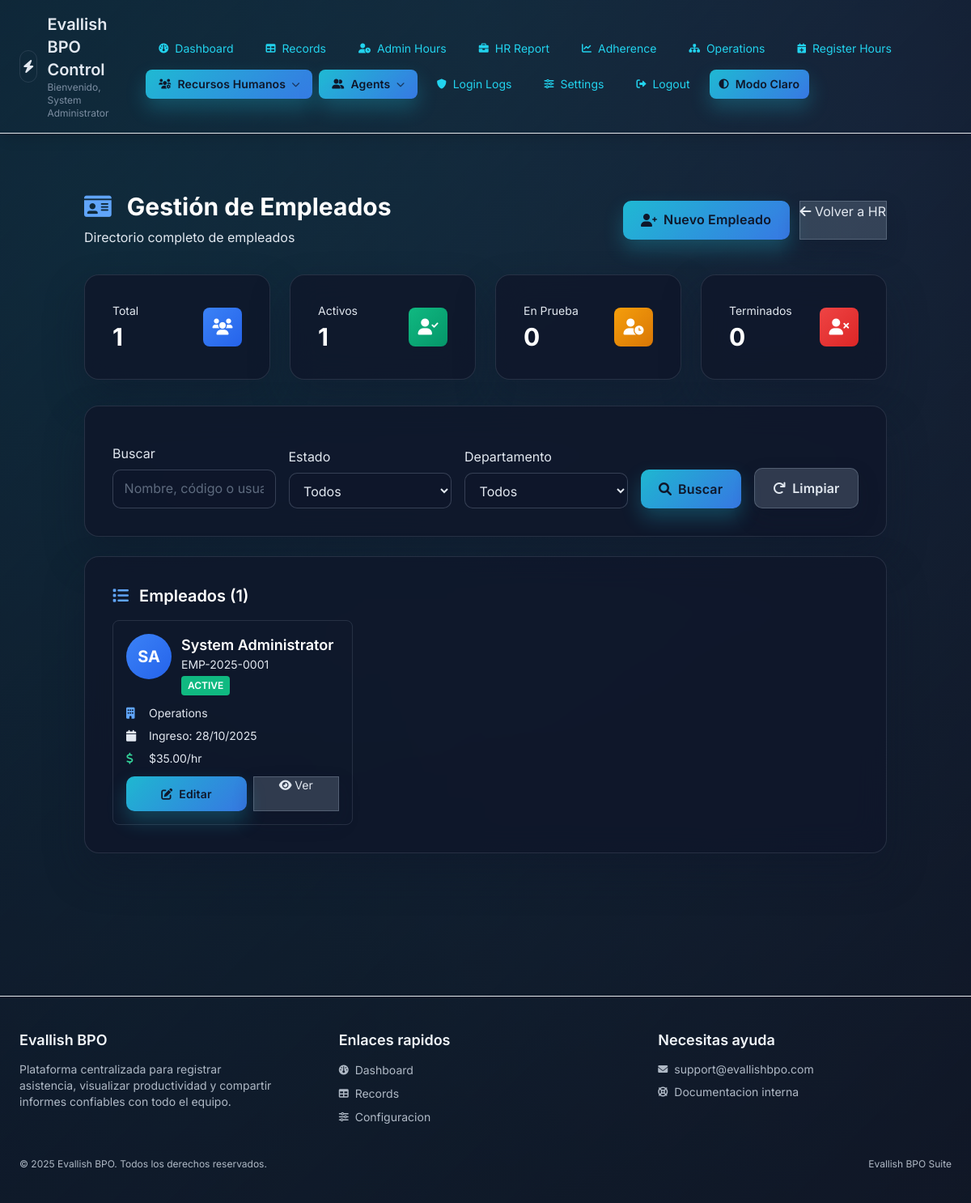
The app's page /hr/employees.php (signed in) with its own data.
### tables this page shows
CREATE TABLE `employees` (
  `id` int(10) UNSIGNED NOT NULL,
  `user_id` int(10) UNSIGNED NOT NULL,
  `employee_code` varchar(20) NOT NULL,
  `first_name` varchar(100) NOT NULL,
  `last_name` varchar(100) NOT NULL,
  `email` varchar(150) DEFAULT NULL,
  `phone` varchar(20) DEFAULT NULL,
  `mobile` varchar(20) DEFAULT NULL,
  `birth_date` date DEFAULT NULL,
  `hire_date` date NOT NULL,
  `termination_date` date DEFAULT NULL,
  `address` text DEFAULT NULL,
  `city` varchar(100) DEFAULT NULL,
  `state` varchar(100) DEFAULT NULL,
  `postal_code` varchar(20) DEFAULT NULL,
  `country` varchar(100) DEFAULT 'República Dominicana',
  `emergency_contact_name` varchar(150) DEFAULT NULL,
  `emergency_contact_phone` varchar(20) DEFAULT NULL,
  `emergency_contact_relationship` varchar(50) DEFAULT NULL,
  `identification_type` varchar(50) DEFAULT NULL COMMENT 'Cédula, Pasaporte, etc.',
  `identification_number` varchar(50) DEFAULT NULL,
  `blood_type` varchar(5) DEFAULT NULL,
  `marital_status` varchar(20) DEFAULT NULL,
  `gender` varchar(20) DEFAULT NULL,
  `position` varchar(150) DEFAULT NULL,
  `department_id` int(10) UNSIGNED DEFAULT NULL,
  `supervisor_id` int(10) UNSIGNED DEFAULT NULL,
  `employment_status` varchar(50) NOT NULL DEFAULT 'ACTIVE' COMMENT 'ACTIVE, TRIAL, SUSPENDED, TERMINATED',
  `employment_type` varchar(50) DEFAULT 'FULL_TIME' COMMENT 'FULL_TIME, PART_TIME, CONTRACT, INTERN',
  `notes` text DEFAULT NULL,
  `profile_photo` varchar(255) DEFAULT NULL,
  `created_at` timestamp NOT NULL DEFAULT current_timestamp(),
  `updated_at` timestamp NULL DEFAULT NULL ON UPDATE current_timestamp()
);

CREATE TABLE `departments` (
  `id` int(10) UNSIGNED NOT NULL,
  `name` varchar(150) NOT NULL,
  `description` text DEFAULT NULL,
  `created_at` timestamp NOT NULL DEFAULT current_timestamp(),
  `updated_at` timestamp NULL DEFAULT NULL ON UPDATE current_timestamp()
);

CREATE TABLE `users` (
  `id` int(10) UNSIGNED NOT NULL,
  `username` varchar(50) NOT NULL,
  `employee_code` varchar(20) DEFAULT NULL,
  `full_name` varchar(150) NOT NULL,
  `password` varchar(255) NOT NULL COMMENT 'Passwords are stored as plain text by the current application.',
  `role` varchar(50) NOT NULL DEFAULT 'AGENT',
  `hourly_rate` decimal(10,2) NOT NULL DEFAULT 0.00,
  `monthly_salary` decimal(12,2) NOT NULL DEFAULT 0.00,
  `hourly_rate_dop` decimal(12,2) NOT NULL DEFAULT 0.00,
  `monthly_salary_dop` decimal(14,2) NOT NULL DEFAULT 0.00,
  `preferred_currency` varchar(3) NOT NULL DEFAULT 'USD',
  `department_id` int(10) UNSIGNED DEFAULT NULL,
  `exit_time` time DEFAULT NULL COMMENT 'Hora de salida personalizada para este empleado',
  `overtime_multiplier` decimal(4,2) DEFAULT NULL COMMENT 'Multiplicador personalizado de horas extras (NULL = usar configuracion global)',
  `reset_token` varchar(64) DEFAULT NULL,
  `token_expiry` datetime DEFAULT NULL,
  `created_at` timestamp NOT NULL DEFAULT current_timestamp()
);

### hr/employees.php (the view, shortened to what this page needs)
<?php
require_once '../db.php';
$theme = $_SESSION['theme'] ?? 'dark';
$bodyClass = $theme === 'light' ? 'theme-light' : 'theme-dark';
$statusFilter = $_GET['status'] ?? 'all';
$departmentFilter = $_GET['department'] ?? 'all';
$searchQuery = $_GET['search'] ?? '';
$query = "
    SELECT e.*, u.username, u.hourly_rate, u.role, d.name as department_name,
           DATEDIFF(CURDATE(), e.hire_date) as days_employed,
           YEAR(CURDATE()) - YEAR(e.birth_date) as age
    FROM employees e
    JOIN users u ON u.id = e.user_id
    LEFT JOIN departments d ON d.id = e.department_id
    WHERE 1=1
";
$params = [];
$query .= " ORDER BY e.last_name, e.first_name";
$stmt = $pdo->prepare($query);
$stmt->execute($params);
$employees = $stmt->fetchAll(PDO::FETCH_ASSOC);
$stats = [
    'total' => $pdo->query("SELECT COUNT(*) FROM employees")->fetchColumn(),
    'active' => $pdo->query("SELECT COUNT(*) FROM employees WHERE employment_status = 'ACTIVE'")->fetchColumn(),
    'trial' => $pdo->query("SELECT COUNT(*) FROM employees WHERE employment_status = 'TRIAL'")->fetchColumn(),
    'terminated' => $pdo->query("SELECT COUNT(*) FROM employees WHERE employment_status = 'TERMINATED'")->fetchColumn(),
];
?>
<!DOCTYPE html>
<html lang="es">
<head>
    <link href="https://cdn.jsdelivr.net/npm/tailwindcss@2.2.19/dist/tailwind.min.css" rel="stylesheet">
    <link href="https://cdnjs.cloudflare.com/ajax/libs/font-awesome/6.0.0/css/all.min.css" rel="stylesheet">
    <link href="../assets/css/theme.css" rel="stylesheet">
</head>
<body class="<?= htmlspecialchars($bodyClass) ?>">
    <?php include '../header.php'; ?>
    <div class="container mx-auto px-4 py-8">
        <div class="flex justify-between items-center mb-8">
            <div>
                <h1 class="text-3xl font-bold text-white mb-2">
                    <i class="fas fa-id-card text-blue-400 mr-3"></i>
                    Gestión de Empleados
                </h1>
                <p class="text-slate-400">Directorio completo de empleados</p>
            </div>
            <div class="flex gap-3">
                <a href="../register.php" class="btn-primary">
                    <i class="fas fa-user-plus"></i>
                    Nuevo Empleado
                </a>
                <a href="index.php" class="btn-secondary">
                    <i class="fas fa-arrow-left"></i>
                    Volver a HR
                </a>
            </div>
        </div>
        <div class="grid grid-cols-1 md:grid-cols-4 gap-6 mb-8">
            <div class="glass-card">
                <div class="flex items-center justify-between">
                    <div>
                        <p class="text-slate-400 text-sm mb-1">Total</p>
                        <h3 class="text-3xl font-bold text-white"><?= $stats['total'] ?></h3>
                    </div>
                    <div class="w-12 h-12 rounded-lg flex items-center justify-center" style="background: linear-gradient(135deg, #3b82f6 0%, #2563eb 100%);">
                        <i class="fas fa-users text-white text-xl"></i>
                    </div>
                </div>
            </div>
            <div class="glass-card">
                <div class="flex items-center justify-between">
                    <div>
                        <p class="text-slate-400 text-sm mb-1">Activos</p>
                        <h3 class="text-3xl font-bold text-white"><?= $stats['active'] ?></h3>
                    </div>
                    <div class="w-12 h-12 rounded-lg flex items-center justify-center" style="background: linear-gradient(135deg, #10b981 0%, #059669 100%);">
                        <i class="fas fa-user-check text-white text-xl"></i>
                    </div>
                </div>
            </div>
            <div class="glass-card">
                <div class="flex items-center justify-between">
                    <div>
                        <p class="text-slate-400 text-sm mb-1">En Prueba</p>
                        <h3 class="text-3xl font-bold text-white"><?= $stats['trial'] ?></h3>
                    </div>
                    <div class="w-12 h-12 rounded-lg flex items-center justify-center" style="background: linear-gradient(135deg, #f59e0b 0%, #d97706 100%);">
                        <i class="fas fa-user-clock text-white text-xl"></i>
                    </div>
                </div>
            </div>
            <div class="glass-card">
                <div class="flex items-center justify-between">
                    <div>
                        <p class="text-slate-400 text-sm mb-1">Terminados</p>
                        <h3 class="text-3xl font-bold text-white"><?= $stats['terminated'] ?></h3>
                    </div>
                    <div class="w-12 h-12 rounded-lg flex items-center justify-center" style="background: linear-gradient(135deg, #ef4444 0%, #dc2626 100%);">
                        <i class="fas fa-user-times text-white text-xl"></i>
                    </div>
                </div>
            </div>
        </div>
        <div class="glass-card mb-6">
            <form method="GET" class="flex flex-wrap gap-4 items-end">
                <div class="form-group flex-1 min-w-[200px]">
                    <label for="search">Buscar</label>
                    <input type="text" id="search" name="search" value="<?= htmlspecialchars($searchQuery) ?>" placeholder="Nombre, código o usuario...">
                </div>
                <div class="form-group flex-1 min-w-[150px]">
                    <label for="status">Estado</label>
                    <select id="status" name="status">
                        <option value="all" <?= $statusFilter === 'all' ? 'selected' : '' ?>>Todos</option>
                    </select>
                </div>
                <div class="form-group flex-1 min-w-[150px]">
                    <label for="department">Departamento</label>
                    <select id="department" name="department">
                        <option value="all" <?= $departmentFilter === 'all' ? 'selected' : '' ?>>Todos</option>
                    </select>
                </div>
                <button type="submit" class="btn-primary">
                    <i class="fas fa-search"></i>
                    Buscar
                </button>
                <button type="button" onclick="window.location.href='employees.php'" class="btn-secondary">
                    <i class="fas fa-redo"></i>
                    Limpiar
                </button>
            </form>
        </div>
        <div class="glass-card">
            <h2 class="text-xl font-semibold text-white mb-4">
                <i class="fas fa-list text-blue-400 mr-2"></i>
                Empleados (<?= count($employees) ?>)
            </h2>
            <?php if (empty($employees)): ?>
                <p class="text-slate-400 text-center py-8">No se encontraron empleados.</p>
            <?php else: ?>
                <div class="grid grid-cols-1 md:grid-cols-2 lg:grid-cols-3 gap-4">
                    <?php foreach ($employees as $employee): ?>
                        <?php
                        $statusColors = [
                            'ACTIVE' => 'bg-green-500',
                            'TRIAL' => 'bg-yellow-500',
                            'SUSPENDED' => 'bg-orange-500',
                            'TERMINATED' => 'bg-red-500'
                        ];
                        $statusColor = $statusColors[$employee['employment_status']] ?? 'bg-gray-500';
                        ?>
                        <div class="bg-slate-800/50 rounded-lg p-4 border border-slate-700 hover:border-blue-500 transition-all">
                            <div class="flex items-start gap-3 mb-3">
                                <div class="w-14 h-14 rounded-full flex items-center justify-center text-xl font-bold text-white flex-shrink-0"
                                     style="background: linear-gradient(135deg, #3b82f6 0%, #2563eb 100%);">
                                    <?= strtoupper(substr($employee['first_name'], 0, 1) . substr($employee['last_name'], 0, 1)) ?>
                                </div>
                                <div class="flex-1 min-w-0">
                                    <h3 class="text-lg font-semibold text-white truncate">
                                        <?= htmlspecialchars($employee['first_name'] . ' ' . $employee['last_name']) ?>
                                    </h3>
                                    <p class="text-slate-400 text-sm"><?= htmlspecialchars($employee['employee_code']) ?></p>
                                    <span class="inline-block px-2 py-1 rounded text-xs font-semibold text-white mt-1 <?= $statusColor ?>">
                                        <?= htmlspecialchars($employee['employment_status']) ?>
                                    </span>
                                </div>
                            </div>
                            <div class="space-y-2 text-sm mb-3">
                                <?php if ($employee['department_name']): ?>
                                    <p class="text-slate-300">
                                        <i class="fas fa-building text-blue-400 mr-2 w-4"></i>
                                        <?= htmlspecialchars($employee['department_name']) ?>
                                    </p>
                                <?php endif; ?>
                                <p class="text-slate-300">
                                    <i class="fas fa-calendar text-orange-400 mr-2 w-4"></i>
                                    Ingreso: <?= date('d/m/Y', strtotime($employee['hire_date'])) ?>
                                </p>
                                <p class="text-slate-300">
                                    <i class="fas fa-dollar-sign text-green-400 mr-2 w-4"></i>
                                    $<?= number_format($employee['hourly_rate'], 2) ?>/hr
                                </p>
                            </div>
                            <div class="flex gap-2">
                                <button onclick="editEmployee(<?= htmlspecialchars(json_encode($employee)) ?>)" class="btn-primary text-sm flex-1">
                                    <i class="fas fa-edit"></i>
                                    Editar
                                </button>
                                <a href="employee_profile.php?id=<?= $employee['id'] ?>" class="btn-secondary text-sm flex-1 text-center">
                                    <i class="fas fa-eye"></i>
                                    Ver
                                </a>
                            </div>
                        </div>
                    <?php endforeach; ?>
                </div>
            <?php endif; ?>
        </div>
    </div>
    <?php include '../footer.php'; ?>
</body>
</html>

### assets/css/theme.css (style rules this page uses)
:root { --bg-primary: #0b1221; --bg-secondary: rgba(15, 23, 42, 0.78); --bg-elevated: rgba(15, 23, 42, 0.88); --bg-hover: rgba(62, 84, 118, 0.45); --text-primary: #e2e8f0; --text-muted: #94a3b8; --accent-cyan: #22d3ee; --accent-emerald: #34d399; --border-soft: rgba(148, 163, 184, 0.18); --shadow-lg: 0 24px 48px rgba(15, 23, 42, 0.4); --radius-lg: 18px; --radius-md: 14px; --radius-sm: 10px; }
*, *::before, *::after { box-sizing: border-box; }
body { min-height: 100vh; margin: 0; font-family: 'Inter', 'Segoe UI', Tahoma, sans-serif; background: radial-gradient(120% 120% at 10% 20%, rgba(34, 211, 238, 0.22), transparent), radial-gradient(80% 100% at 90% 10%, rgba(129, 140, 248, 0.2), transparent), radial-gradient(80% 120% at 50% 0%, rgba(15, 118, 110, 0.25), transparent), var(--bg-primary) !important; background-attachment: fixed; color: var(--text-primary) !important; line-height: 1.6; }
body::before { content: ''; position: fixed; inset: 0; background: linear-gradient(135deg, rgba(15, 23, 42, 0.55), rgba(17, 24, 39, 0.85)); pointer-events: none; z-index: -1; }
a { color: var(--accent-cyan); text-decoration: none; transition: opacity 0.2s ease, color 0.2s ease; }
.glass-card { background: var(--bg-secondary); border-radius: var(--radius-lg); border: 1px solid var(--border-soft); box-shadow: var(--shadow-lg); backdrop-filter: blur(18px); -webkit-backdrop-filter: blur(18px); padding: clamp(1.5rem, 1.5vw + 1rem, 2.25rem); }
.border, .border-gray-100, .border-gray-200, .border-gray-300 { border-color: var(--border-soft) !important; }
input, select, textarea { width: 100%; background: rgba(15, 23, 42, 0.68); color: var(--text-primary); border: 1px solid rgba(148, 163, 184, 0.3); border-radius: var(--radius-sm); padding: 0.65rem 0.85rem; transition: border-color 0.2s ease, box-shadow 0.2s ease; }
input::placeholder, textarea::placeholder { color: rgba(148, 163, 184, 0.6); }
button, .btn-primary { display: inline-flex; align-items: center; justify-content: center; gap: 0.5rem; background: linear-gradient(135deg, rgba(34, 211, 238, 0.85), rgba(59, 130, 246, 0.9)); color: #0f172a; border: none; border-radius: var(--radius-sm); padding: 0.7rem 1.4rem; font-weight: 600; letter-spacing: 0.01em; cursor: pointer; transition: transform 0.18s ease, box-shadow 0.2s ease, opacity 0.18s ease; box-shadow: 0 12px 24px rgba(34, 211, 238, 0.24); }
.btn-secondary { background: rgba(148, 163, 184, 0.25); color: var(--text-primary); border: 1px solid rgba(148, 163, 184, 0.35); box-shadow: 0 12px 24px rgba(15, 23, 42, 0.3); }
form .form-group { display: grid; gap: 0.4rem; }
form .form-group + .form-group { margin-top: 1rem; }
body.theme-dark { --bg-primary: #0b1221; --bg-secondary: rgba(15, 23, 42, 0.82); --bg-elevated: rgba(15, 23, 42, 0.9); --bg-hover: rgba(62, 84, 118, 0.45); --text-primary: #e2e8f0; --text-muted: #94a3b8; --accent-cyan: #22d3ee; --accent-emerald: #34d399; --border-soft: rgba(148, 163, 184, 0.18); --shadow-lg: 0 24px 48px rgba(15, 23, 42, 0.4); }

### records on screen
employees: first_name+last_name "SA", first_name+last_name "System Administrator", employee_code "EMP-2025-0001", employment_status "ACTIVE", department.name "Operations", hire_date "28/10/2025", user.hourly_rate "35.00"

### other values on screen
$userDisplayName "System Administrator"
$item['label'] "Dashboard"
$item['label'] "Records"
$item['label'] "Admin Hours"
$item['label'] "HR Report"
$item['label'] "Adherence"
$item['label'] "Operations"
$item['label'] "Register Hours"
$item['label'] "Recursos Humanos"
$item['label'] "Agents"
$item['label'] "Login Logs"
$item['label'] "Settings"
$themeLabel "Modo Claro"
$stats['total'] "1"
$stats['active'] "1"
